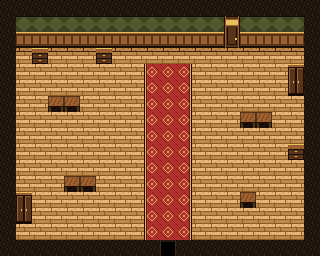

This game map was drawn from its Tiled (.tmx) file and the tilesets committed beside it. A one-line description and the full map source follow:
An orthogonal 20x16 tile map with 16x16 px tiles, 1 tile layer (tiles) and 9 objects (3x drawer, 2x keyspot, 2x closet, entry, exit).

<map version="1.10" tiledversion="1.12.2" orientation="orthogonal" renderorder="right-down" width="20" height="16" tilewidth="16" tileheight="16" infinite="0" nextlayerid="3" nextobjectid="10">
 <properties>
  <property name="kind" value="normal" />
  <property name="allow_lock" type="bool" value="true" />
 </properties>
 <tileset firstgid="1" source="../tilesets/hotel.tsx" />
 <layer id="1" name="tiles" width="20" height="16">
  <data encoding="csv">
7,7,7,7,7,7,7,7,7,7,7,7,7,7,7,7,7,7,7,7,
7,8,8,8,8,8,8,8,8,8,8,8,8,8,10,8,8,8,8,7,
7,9,9,9,9,9,9,9,9,9,9,9,9,9,11,9,9,9,9,7,
7,3,14,3,3,3,14,3,3,3,3,3,3,3,3,3,3,3,3,7,
7,2,2,2,2,2,2,2,2,4,5,6,2,2,2,2,2,2,12,7,
7,2,2,2,2,2,2,2,2,4,5,6,2,2,2,2,2,2,13,7,
7,2,2,15,15,2,2,2,2,4,5,6,2,2,2,2,2,2,2,7,
7,2,2,2,2,2,2,2,2,4,5,6,2,2,2,15,15,2,2,7,
7,2,2,2,2,2,2,2,2,4,5,6,2,2,2,2,2,2,2,7,
7,2,2,2,2,2,2,2,2,4,5,6,2,2,2,2,2,2,14,7,
7,2,2,2,2,2,2,2,2,4,5,6,2,2,2,2,2,2,2,7,
7,2,2,2,15,15,2,2,2,4,5,6,2,2,2,2,2,2,2,7,
7,12,2,2,2,2,2,2,2,4,5,6,2,2,2,15,2,2,2,7,
7,13,2,2,2,2,2,2,2,4,5,6,2,2,2,2,2,2,2,7,
7,2,2,2,2,2,2,2,2,4,5,6,2,2,2,2,2,2,2,7,
7,7,7,7,7,7,7,7,7,7,25,7,7,7,7,7,7,7,7,7
</data>
 </layer>
 <objectgroup id="2" name="objects">
  <object id="1" name="entry" x="160" y="240" width="16" height="16">
   <properties>
    <property name="wall" value="bottom" />
   </properties>
  </object>
  <object id="2" name="exit" x="224" y="16" width="16" height="32">
   <properties>
    <property name="wall" value="top" />
   </properties>
  </object>
  <object id="3" name="drawer" x="32" y="48" width="16" height="16" />
  <object id="4" name="drawer" x="96" y="48" width="16" height="16" />
  <object id="5" name="drawer" x="288" y="144" width="16" height="16" />
  <object id="6" name="keyspot" x="64" y="96">
   <point />
  </object>
  <object id="7" name="keyspot" x="256" y="112">
   <point />
  </object>
  <object id="8" name="closet" x="288" y="64" width="16" height="32" />
  <object id="9" name="closet" x="16" y="192" width="16" height="32" />
 </objectgroup>
</map>
